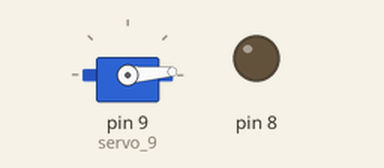
This sketch was run on a simulated Arduino Uno, built with avr-gcc and run on an emulated ATmega328P. Parts: servo, output pins drawn as LEDs (lit = HIGH).

Above: at 0.05 s.
At 0.45 s:
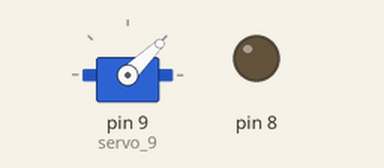
At 0.9 s:
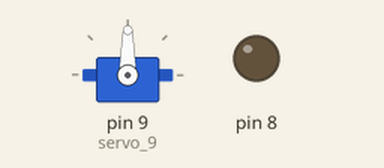
At 1.8 s:
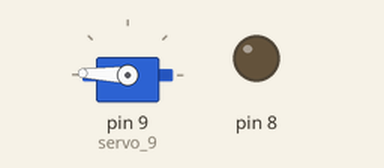
Timing chart, 0 to 4.2 s (numbered marks = the images above):
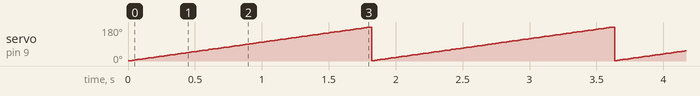

Measured:
- by itself, servo on pin 9 (servo_9): ramps from 2° to 180° and jumps back, once every 1.8 s

The sketch:

2022.04.24duojidianji.ino
```cpp
#include <Servo.h>

Servo servo_9;

void setup() {
  // put your setup code here, to run once:
pinMode(8,OUTPUT);
servo_9.attach(9);
}

void loop() {
  // put your main code here, to run repeatedly:
for (int i =1;i<=180;i = i + (1))
{
  digitalWrite(8,LOW);
  servo_9.write(i);
  delay(10);
  }

  for (int i=180;i<=1;i = i-(1))
  {
    servo_9.write(i);
    delay(10);
    }
}
```
